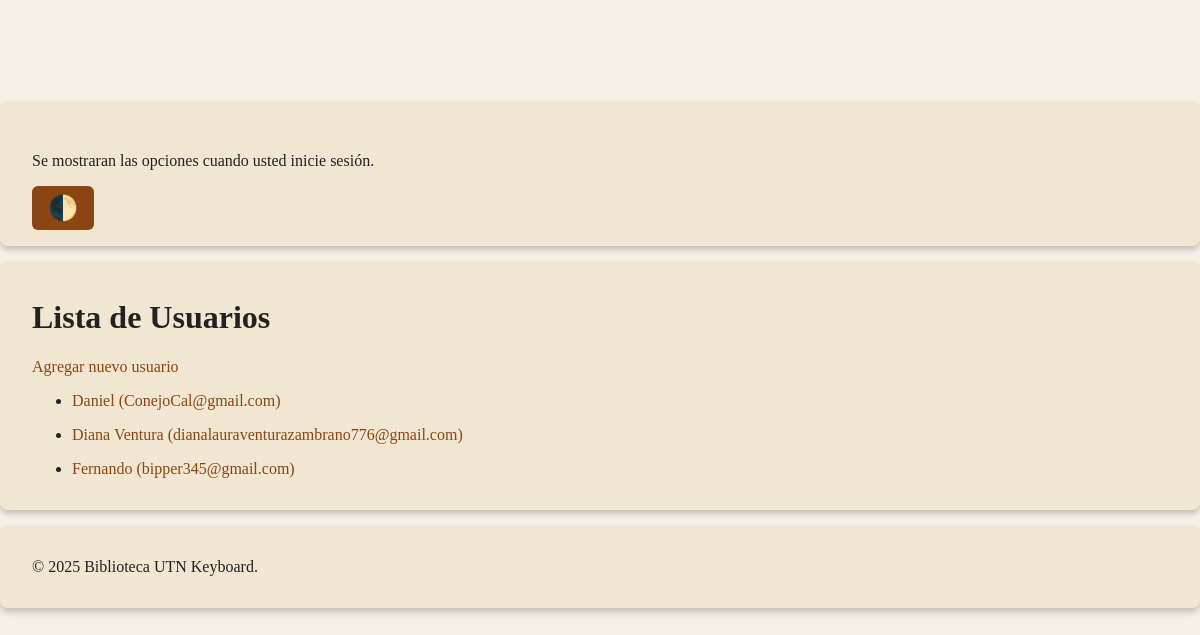
Before: /usuarios.php with the older database file.
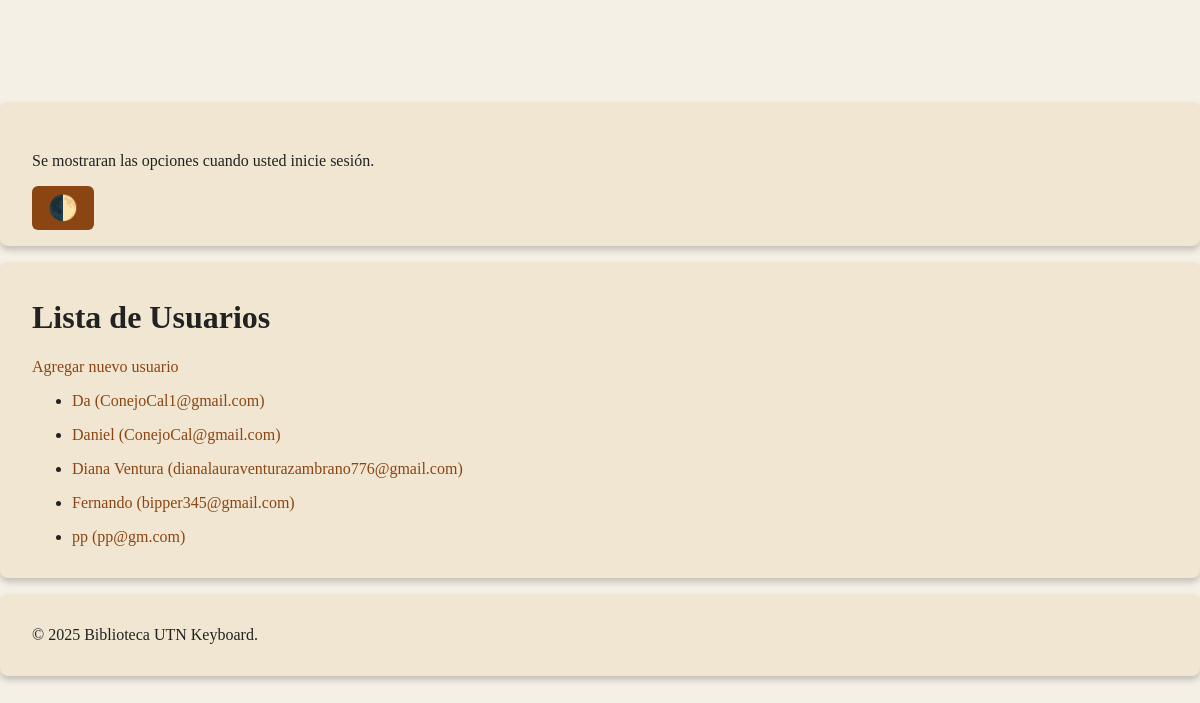
After: the same page with the newer database file.
### tables this page shows
CREATE TABLE usuarios (
                    id INTEGER PRIMARY KEY AUTOINCREMENT,
                    nombre TEXT NOT NULL,
                    correo TEXT NOT NULL UNIQUE,
                    password TEXT NOT NULL,
                    rol TEXT NOT NULL DEFAULT 'usuario',
                    creado_por INTEGER DEFAULT NULL
                );

### usuarios.php (the view, shortened to what this page needs)
<?php
try {
    $bd = Bd::pdo();
    $stmt = $bd->prepare("SELECT id, nombre, correo FROM usuarios ORDER BY nombre");
    $stmt->execute();
    $lista = $stmt->fetchAll(PDO::FETCH_ASSOC);
    $render = "";
    foreach ($lista as $modelo) {
        $encodeId = urlencode($modelo["id"]);
        $id = htmlentities($encodeId);
        $nombre = htmlentities($modelo["nombre"]);
        $correo = htmlentities($modelo["correo"]);
        $render .= "
        <li>
            <p>
                <a href='usuarios-busca.php?id=$id'>$nombre ($correo)</a>
            </p>
        </li>";
    }
    require "usuarios-lista.php";
} catch (Exception $error) {
    $errorHtml = htmlentities($error->getMessage());
    require "error.php";
}

Changed rows visible on the page:
added usuarios: nombre "Da", correo "ConejoCal1@gmail.com"
added usuarios: nombre "pp", correo "pp@gm.com"
